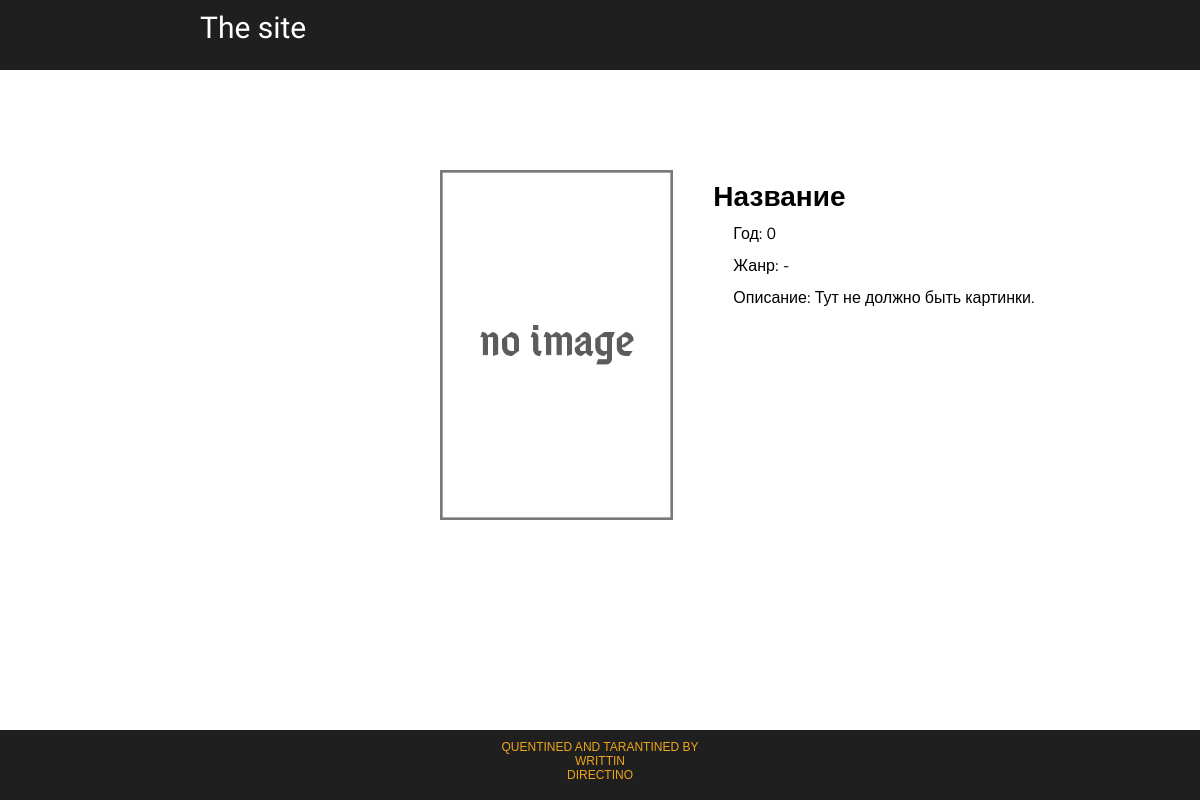
Screenshot of /movies/8/ with the database file from the repository.
### library/models.py (models this page shows, shortened)
class Movie(models.Model):
    name = models.CharField(max_length=255)
    description = models.TextField()
    image = models.ImageField(upload_to='images', default='images/default.png')
    genre = models.ManyToManyField(Genre)
    year = models.IntegerField(default=0)

class Genre(models.Model):
    name = models.CharField(max_length=50)
    def __str__(self):
        return self.name

### library/views.py (the view)
# urls.py: path('<int:id>/', views.movie, name='movie-p'),
def movie(request, id):
    return render(request, 'movie.html', context={'movie': Movie.objects.get(pk = id)})

### library/templates/movie.html (shortened to what this page needs)
<html>
    <head>
        {% load static %}
        <link rel="stylesheet" href="{% static "css/main.css" %}">
    </head>
    <body>
        <header>
            <a href="/movies">The site</a>
        </header>
        <div class="movie">
            <img class="inline" src="{{movie.image.url}}" height="350">
            <div class="info inline">
                <p class="name">{{movie.name}}</p>
                <div class="c-173">
                    <p class="year mrg">Год: {{movie.year}}</p>
                    <div class="genres mrg"> Жанр:
                        {% for genre in movie.genre.all %}
                        <p class="genre inline">{{genre}}</p>
                        {% endfor %}
                    </div>
                    <p class="description mrg">Описание: {{movie.description}}</p>
                </div>
            </div>
        </div>
        <footer>
            <p>QUENTINED AND TARANTINED BY</p>
            <p>WRITTIN</p>
            <p>DIRECTINO</p>
        </footer>
    </body>
</html>

### library/static/css/main.css (style rules this page uses)
header { height: 60px; background-color: #1f1f1f; padding-top: 10px; }
header a { font-family: 'Notable', sans-serif; color: white; text-decoration: none; margin-left: 200; font-size: 30px; }
body { padding: 0; margin: 0; }
footer { height: 60px; background-color: #1f1f1f; bottom: 0; width: 100%; padding-top: 10px; }
footer p { font-family: 'ITC Benguiat', sans-serif; color: #eea51a; text-align: center; margin: 0; font-size: 12px; }
.inline { display: inline-block; }

### library/templates/movie.html (style rules this page uses)
footer { position: absolute; }
.movie { margin: 100px 0 0 440px; }
.info { position: absolute; }
.name { font-family: 'Raleway', sans-serif; font-size: 28px; margin: 10px 0 0 40px; font-weight: 800; }
.c-173 { width: 500px; margin: 10px 0 0 60px; font-family: 'Nunito', sans-serif; }
.mrg { margin: 10px 0 0 0; }
.genres .genre { margin: 0 4px 0 0; }

### rows the page displays
Movie: image (placeholder picture), name "Название", year "0", description "Тут не должно быть картинки."
Genre: name "-"
